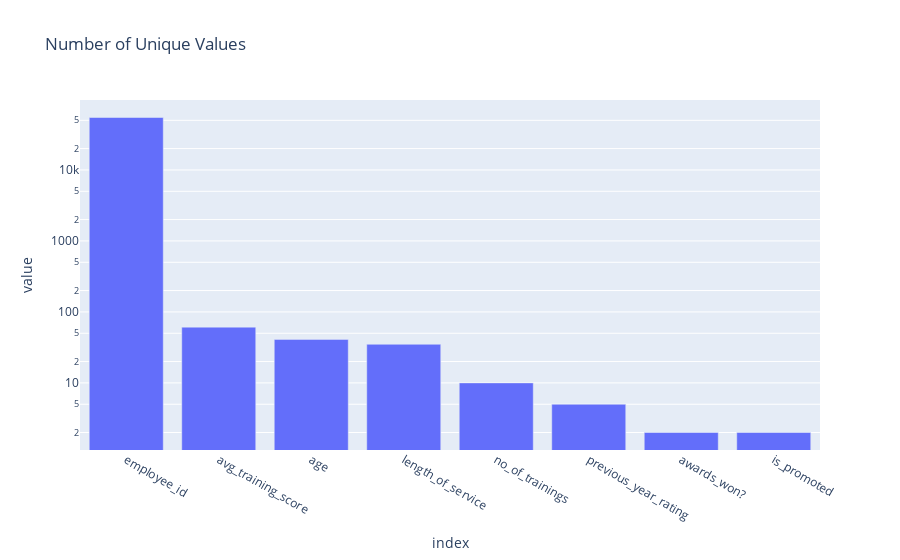

This figure's notebook cell:
### Code cell
unique_values= train.select_dtypes(include='number').nunique()

fig = px.bar(unique_values, title='Number of Unique Values', labels = {'x':'', 'y':'Features'}, log_y=True)
fig.update_xaxes(categoryorder='total descending')
fig.update_layout(showlegend=False)

### Figure 1 — Plotly figure (JSON) as saved in the notebook; plotly's stock layout.template omitted (floating-point values rounded to 4 significant figures)
{"data": [{"hovertemplate": "variable=0<br>index=%{x}<br>value=%{y}<extra></extra>", "legendgroup": "0", "marker": {"color": "#636efa", "pattern": {"shape": ""}}, "name": "0", "orientation": "v", "showlegend": true, "textposition": "auto", "type": "bar", "x": ["employee_id", "no_of_trainings", "age", "previous_year_rating", "length_of_service", "awards_won?", "avg_training_score", "is_promoted"], "xaxis": "x", "y": [54808, 10, 41, 5, 35, 2, 61, 2], "yaxis": "y"}], "layout": {"barmode": "relative", "legend": {"title": {"text": "variable"}, "tracegroupgap": 0}, "showlegend": false, "title": {"text": "Number of Unique Values"}, "xaxis": {"anchor": "y", "categoryorder": "total descending", "domain": [0, 1], "title": {"text": "index"}}, "yaxis": {"anchor": "x", "domain": [0, 1], "title": {"text": "value"}, "type": "log"}}}
